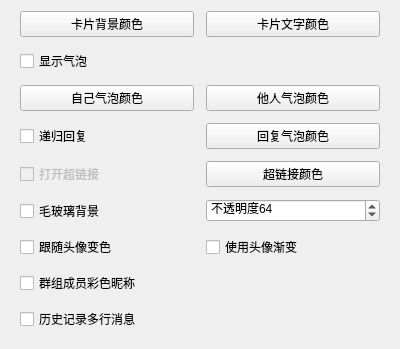
<?xml version="1.0" encoding="UTF-8"?>
<ui version="4.0">
 <class>StyleWidget</class>
 <widget class="QWidget" name="StyleWidget">
  <property name="geometry">
   <rect>
    <x>0</x>
    <y>0</y>
    <width>400</width>
    <height>349</height>
   </rect>
  </property>
  <property name="windowTitle">
   <string>Form</string>
  </property>
  <layout class="QVBoxLayout" name="verticalLayout">
   <item>
    <layout class="QGridLayout" name="gridLayout">
     <property name="leftMargin">
      <number>9</number>
     </property>
     <property name="rightMargin">
      <number>9</number>
     </property>
     <property name="spacing">
      <number>12</number>
     </property>
     <item row="4" column="0">
      <widget class="QCheckBox" name="openLinkCheck">
       <property name="enabled">
        <bool>false</bool>
       </property>
       <property name="toolTip">
        <string>点击超链接时，是直接打开还是复制</string>
       </property>
       <property name="text">
        <string>打开超链接</string>
       </property>
      </widget>
     </item>
     <item row="6" column="0">
      <widget class="QCheckBox" name="useHeaderColorCheck">
       <property name="text">
        <string>跟随头像变色</string>
       </property>
      </widget>
     </item>
     <item row="2" column="1">
      <widget class="InteractiveButtonBase" name="bubbleOppoButton">
       <property name="text">
        <string>他人气泡颜色</string>
       </property>
      </widget>
     </item>
     <item row="5" column="0">
      <widget class="QCheckBox" name="frostedGlassBgCheck">
       <property name="toolTip">
        <string>使用简单的毛玻璃背景效果
注意：仅在出现时静态模糊，不会随着底部内容的修改而变化</string>
       </property>
       <property name="text">
        <string>毛玻璃背景</string>
       </property>
      </widget>
     </item>
     <item row="1" column="0">
      <widget class="QCheckBox" name="showBubbleCheck">
       <property name="toolTip">
        <string>是否显示气泡</string>
       </property>
       <property name="text">
        <string>显示气泡</string>
       </property>
      </widget>
     </item>
     <item row="4" column="1">
      <widget class="InteractiveButtonBase" name="linkColorButton">
       <property name="text">
        <string>超链接颜色</string>
       </property>
      </widget>
     </item>
     <item row="5" column="1">
      <widget class="QSpinBox" name="frostedGlassOpacitySpin">
       <property name="toolTip">
        <string/>
       </property>
       <property name="suffix">
        <string/>
       </property>
       <property name="prefix">
        <string>不透明度</string>
       </property>
       <property name="minimum">
        <number>0</number>
       </property>
       <property name="maximum">
        <number>255</number>
       </property>
       <property name="singleStep">
        <number>32</number>
       </property>
       <property name="value">
        <number>64</number>
       </property>
      </widget>
     </item>
     <item row="3" column="0">
      <widget class="QCheckBox" name="replyRecursionCheck">
       <property name="toolTip">
        <string>回复的消息中显示之前回复的消息</string>
       </property>
       <property name="text">
        <string>递归回复</string>
       </property>
      </widget>
     </item>
     <item row="2" column="0">
      <widget class="InteractiveButtonBase" name="bubbleMimeButton">
       <property name="text">
        <string>自己气泡颜色</string>
       </property>
      </widget>
     </item>
     <item row="0" column="0">
      <widget class="InteractiveButtonBase" name="bgColorButton">
       <property name="text">
        <string>卡片背景颜色</string>
       </property>
      </widget>
     </item>
     <item row="3" column="1">
      <widget class="InteractiveButtonBase" name="bubbleReplyButton">
       <property name="text">
        <string>回复气泡颜色</string>
       </property>
      </widget>
     </item>
     <item row="7" column="0">
      <widget class="QCheckBox" name="colorfulGroupMemberCheck">
       <property name="toolTip">
        <string>由于头像颜色相差过大，部分消息中可能难以分辨彩色昵称</string>
       </property>
       <property name="text">
        <string>群组成员彩色昵称</string>
       </property>
      </widget>
     </item>
     <item row="0" column="1">
      <widget class="InteractiveButtonBase" name="titleColorButton">
       <property name="text">
        <string>卡片文字颜色</string>
       </property>
      </widget>
     </item>
     <item row="6" column="1">
      <widget class="QCheckBox" name="useHeaderGradientCheck">
       <property name="text">
        <string>使用头像渐变</string>
       </property>
      </widget>
     </item>
     <item row="8" column="0">
      <widget class="QCheckBox" name="historyMultiLineCheck">
       <property name="toolTip">
        <string>从托盘打开的历史记录消息数量是否显示多行（3行）？</string>
       </property>
       <property name="text">
        <string>历史记录多行消息</string>
       </property>
      </widget>
     </item>
    </layout>
   </item>
   <item>
    <spacer name="verticalSpacer">
     <property name="orientation">
      <enum>Qt::Vertical</enum>
     </property>
     <property name="sizeHint" stdset="0">
      <size>
       <width>20</width>
       <height>160</height>
      </size>
     </property>
    </spacer>
   </item>
  </layout>
 </widget>
 <customwidgets>
  <customwidget>
   <class>InteractiveButtonBase</class>
   <extends>QPushButton</extends>
   <header>interactivebuttonbase.h</header>
  </customwidget>
 </customwidgets>
 <resources/>
 <connections/>
</ui>
